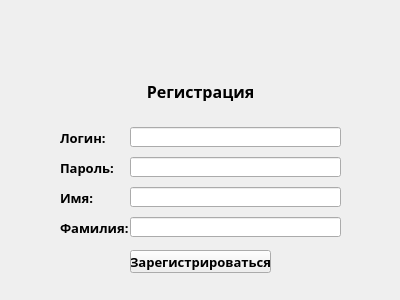
<?xml version="1.0" encoding="UTF-8"?>
<ui version="4.0">
 <class>loginwidget</class>
 <widget class="QWidget" name="loginwidget">
  <property name="geometry">
   <rect>
    <x>0</x>
    <y>0</y>
    <width>400</width>
    <height>300</height>
   </rect>
  </property>
  <property name="minimumSize">
   <size>
    <width>400</width>
    <height>300</height>
   </size>
  </property>
  <property name="maximumSize">
   <size>
    <width>400</width>
    <height>300</height>
   </size>
  </property>
  <property name="sizeIncrement">
   <size>
    <width>400</width>
    <height>300</height>
   </size>
  </property>
  <property name="baseSize">
   <size>
    <width>400</width>
    <height>300</height>
   </size>
  </property>
  <property name="windowTitle">
   <string>Регистрация - Яндекс.Дневник</string>
  </property>
  <widget class="QLineEdit" name="login">
   <property name="geometry">
    <rect>
     <x>130</x>
     <y>127</y>
     <width>211</width>
     <height>20</height>
    </rect>
   </property>
   <property name="inputMask">
    <string notr="true"/>
   </property>
   <property name="text">
    <string notr="true"/>
   </property>
   <property name="maxLength">
    <number>30</number>
   </property>
   <property name="echoMode">
    <enum>QLineEdit::Normal</enum>
   </property>
   <property name="clearButtonEnabled">
    <bool>false</bool>
   </property>
  </widget>
  <widget class="QLabel" name="loginlabel">
   <property name="geometry">
    <rect>
     <x>60</x>
     <y>130</y>
     <width>71</width>
     <height>16</height>
    </rect>
   </property>
   <property name="font">
    <font>
     <family>Yandex Sans Text</family>
     <pointsize>10</pointsize>
     <weight>75</weight>
     <bold>true</bold>
    </font>
   </property>
   <property name="text">
    <string>Логин:</string>
   </property>
  </widget>
  <widget class="QPushButton" name="regbut">
   <property name="geometry">
    <rect>
     <x>130</x>
     <y>250</y>
     <width>141</width>
     <height>23</height>
    </rect>
   </property>
   <property name="font">
    <font>
     <family>Yandex Sans Text</family>
     <pointsize>10</pointsize>
     <weight>75</weight>
     <bold>true</bold>
    </font>
   </property>
   <property name="text">
    <string>Зарегистрироваться</string>
   </property>
  </widget>
  <widget class="QLabel" name="passlabel">
   <property name="geometry">
    <rect>
     <x>60</x>
     <y>160</y>
     <width>71</width>
     <height>16</height>
    </rect>
   </property>
   <property name="font">
    <font>
     <family>Yandex Sans Text</family>
     <pointsize>10</pointsize>
     <weight>75</weight>
     <bold>true</bold>
    </font>
   </property>
   <property name="text">
    <string>Пароль:</string>
   </property>
  </widget>
  <widget class="QLabel" name="logo">
   <property name="geometry">
    <rect>
     <x>50</x>
     <y>30</y>
     <width>300</width>
     <height>48</height>
    </rect>
   </property>
   <property name="font">
    <font>
     <family>Yandex Sans Display</family>
     <pointsize>23</pointsize>
     <weight>75</weight>
     <bold>true</bold>
    </font>
   </property>
   <property name="text">
    <string notr="true"/>
   </property>
   <property name="pixmap">
    <pixmap>images/yandexdiary_little.png</pixmap>
   </property>
   <property name="alignment">
    <set>Qt::AlignCenter</set>
   </property>
  </widget>
  <widget class="QLineEdit" name="password">
   <property name="geometry">
    <rect>
     <x>130</x>
     <y>157</y>
     <width>211</width>
     <height>20</height>
    </rect>
   </property>
   <property name="maxLength">
    <number>30</number>
   </property>
   <property name="echoMode">
    <enum>QLineEdit::Password</enum>
   </property>
  </widget>
  <widget class="QLineEdit" name="name">
   <property name="geometry">
    <rect>
     <x>130</x>
     <y>187</y>
     <width>211</width>
     <height>20</height>
    </rect>
   </property>
   <property name="inputMask">
    <string notr="true"/>
   </property>
   <property name="text">
    <string notr="true"/>
   </property>
   <property name="maxLength">
    <number>30</number>
   </property>
   <property name="echoMode">
    <enum>QLineEdit::Normal</enum>
   </property>
   <property name="clearButtonEnabled">
    <bool>false</bool>
   </property>
  </widget>
  <widget class="QLabel" name="namelabel">
   <property name="geometry">
    <rect>
     <x>60</x>
     <y>190</y>
     <width>71</width>
     <height>16</height>
    </rect>
   </property>
   <property name="font">
    <font>
     <family>Yandex Sans Text</family>
     <pointsize>10</pointsize>
     <weight>75</weight>
     <bold>true</bold>
    </font>
   </property>
   <property name="text">
    <string>Имя:</string>
   </property>
  </widget>
  <widget class="QLineEdit" name="surname">
   <property name="geometry">
    <rect>
     <x>130</x>
     <y>217</y>
     <width>211</width>
     <height>20</height>
    </rect>
   </property>
   <property name="inputMask">
    <string notr="true"/>
   </property>
   <property name="text">
    <string notr="true"/>
   </property>
   <property name="maxLength">
    <number>30</number>
   </property>
   <property name="echoMode">
    <enum>QLineEdit::Normal</enum>
   </property>
   <property name="clearButtonEnabled">
    <bool>false</bool>
   </property>
  </widget>
  <widget class="QLabel" name="surnamelabel">
   <property name="geometry">
    <rect>
     <x>60</x>
     <y>220</y>
     <width>71</width>
     <height>16</height>
    </rect>
   </property>
   <property name="font">
    <font>
     <family>Yandex Sans Text</family>
     <pointsize>10</pointsize>
     <weight>75</weight>
     <bold>true</bold>
    </font>
   </property>
   <property name="text">
    <string>Фамилия:</string>
   </property>
  </widget>
  <widget class="QLabel" name="label">
   <property name="geometry">
    <rect>
     <x>-10</x>
     <y>80</y>
     <width>421</width>
     <height>21</height>
    </rect>
   </property>
   <property name="font">
    <font>
     <family>Yandex Sans Text Bold</family>
     <pointsize>12</pointsize>
     <weight>75</weight>
     <bold>true</bold>
    </font>
   </property>
   <property name="text">
    <string>&lt;html&gt;&lt;head/&gt;&lt;body&gt;&lt;p align=&quot;center&quot;&gt;Регистрация&lt;/p&gt;&lt;/body&gt;&lt;/html&gt;</string>
   </property>
  </widget>
 </widget>
 <resources/>
 <connections/>
</ui>
